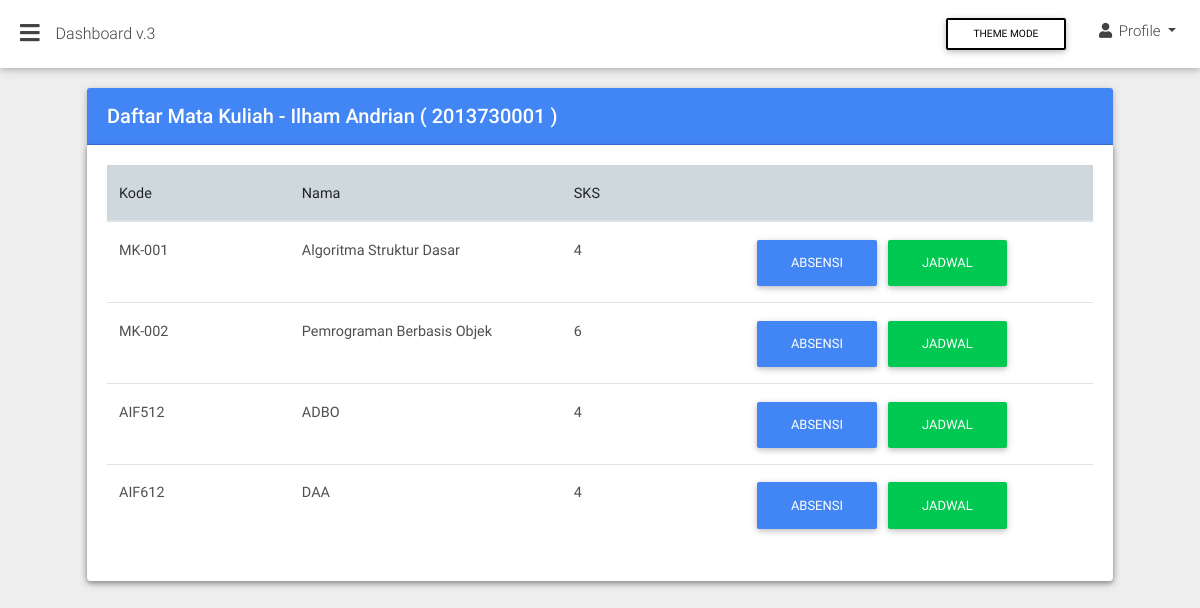
/index.php?page=mahasiswa-mk&id=1, run on the app's committed database.
### tables this page shows
CREATE TABLE `mahasiswa` (
  `id` bigint(100) NOT NULL,
  `npm` bigint(10) NOT NULL,
  `nama` varchar(25) NOT NULL DEFAULT 'DEFAULT NAME',
  `session_key` text NOT NULL,
  `email` varchar(99) NOT NULL,
  `password` varchar(99) NOT NULL
);

CREATE TABLE `matakuliah` (
  `id` bigint(250) NOT NULL,
  `kode` varchar(99) NOT NULL,
  `nama` varchar(99) NOT NULL,
  `sks` int(1) NOT NULL,
  `absent` int(11) NOT NULL
);

### views/mahasiswa_mk.php (the view, shortened to what this page needs)
<div class="container-fluid">
    <section class="pb-3">
        <div class="row">
          <div class="col-12">
            <div class="card">
            	<?php
            		$mahasiswa_id = (isset($_GET['id']))? $_GET['id'] : '';
            		$servername = "localhost";
					$username = "root";
					$password = "";
					$dbname = "skripsi";
					$conn = mysqli_connect($servername, $username, $password, $dbname);
					$sql = "SELECT nama, npm FROM mahasiswa WHERE id=".$mahasiswa_id;
					$result = mysqli_query($conn, $sql);
					if (mysqli_num_rows($result) > 0) {
					    while($row = mysqli_fetch_assoc($result)) {
					    	echo '<div class="card-header white-text primary-color"><h5 class="font-weight-500 my-1">Daftar Mata Kuliah - '.$row["nama"].' ( '.$row["npm"].' ) </h5></div>';
					    }
					}else{
						echo '<div class="card-header white-text primary-color"><h5 class="font-weight-500 my-1">Daftar Mata Kuliah</h5></div>';
					}
            	?>
              	<div class="card">
		          	<div class="card-body table-responsive">
		            	<table class="table">
		              		<thead>
		                		<tr class="blue-grey lighten-4">
		                  			<th class="th-lg">Kode</th>
		                  			<th class="th-lg">Nama</th>
		                  			<th class="th-lg">SKS</th>
		                  			<th></th>
		                		</tr>
			              	</thead>
			              	<tbody>
			              		<?php
									$sql = "SELECT mahasiswa.id AS id, matakuliah.id AS mk_id, matakuliah.kode, matakuliah.nama, matakuliah.sks FROM mahasiswa JOIN mk_mahasiswa ON mk_mahasiswa.mahasiswa_id = mahasiswa.id JOIN matakuliah ON matakuliah.id = mk_mahasiswa.matakuliah_id WHERE mahasiswa.id = ".$mahasiswa_id;
									$result = mysqli_query($conn, $sql);
									if (mysqli_num_rows($result) > 0) {
									    while($row = mysqli_fetch_assoc($result)) {
									        echo "<tr>";
									        echo "<td>".$row["kode"]."</td>";
				                  			echo "<td>".$row["nama"]."</td>";
				                  			echo "<td>".$row["sks"]."</td>";
				                  			echo "<td>";
				                  			echo "<a href='index.php?page=absensi&mahasiswa_id=".$row["id"]."&matakuliah_id=".$row["mk_id"]."' class='btn btn-primary'> Absensi </a>";
				                  			echo "<a href='index.php?page=mk-jadwal&id=".$row["id"]."' class='btn btn-success'> Jadwal </a>";
				                  			echo "</td>";
									    }
									}
									?>
			              </tbody>
		            	</table>
		          	</div>
		        </div>
            </div>
        </div>
    </section>
</div>

### data on the page
mahasiswa: nama "Ilham Andrian", npm "2013730001", matakuliah.kode "MK-001", matakuliah.nama "Algoritma Struktur Dasar", matakuliah.sks "4", matakuliah.kode "MK-002", matakuliah.nama "Pemrograman Berbasis Objek", matakuliah.sks "6", matakuliah.kode "AIF512", matakuliah.nama "ADBO", matakuliah.kode "AIF612", matakuliah.nama "DAA"
